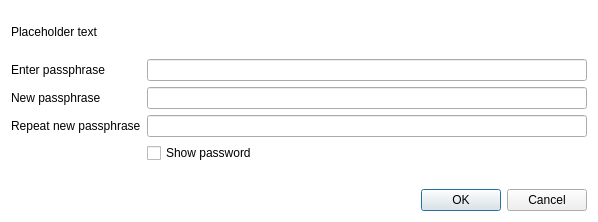
<?xml version="1.0" encoding="UTF-8"?>
<ui version="4.0">
 <class>AskPassphraseDialog</class>
 <widget class="QDialog" name="AskPassphraseDialog">
  <property name="geometry">
   <rect>
    <x>0</x>
    <y>0</y>
    <width>598</width>
    <height>222</height>
   </rect>
  </property>
  <property name="sizePolicy">
   <sizepolicy hsizetype="Preferred" vsizetype="Minimum">
    <horstretch>0</horstretch>
    <verstretch>0</verstretch>
   </sizepolicy>
  </property>
  <property name="minimumSize">
   <size>
    <width>550</width>
    <height>0</height>
   </size>
  </property>
  <property name="windowTitle">
   <string>Passphrase Dialog</string>
  </property>
  <property name="styleSheet">
   <string notr="true">QDialog {
 
	background-color: rgb(255, 255, 255);
}</string>
  </property>
  <layout class="QVBoxLayout" name="verticalLayout">
   <property name="sizeConstraint">
    <enum>QLayout::SetMinimumSize</enum>
   </property>
   <item>
    <widget class="QLabel" name="warningLabel">
     <property name="text">
      <string notr="true">Placeholder text</string>
     </property>
     <property name="textFormat">
      <enum>Qt::RichText</enum>
     </property>
     <property name="wordWrap">
      <bool>true</bool>
     </property>
    </widget>
   </item>
   <item>
    <layout class="QFormLayout" name="formLayout">
     <property name="sizeConstraint">
      <enum>QLayout::SetMinimumSize</enum>
     </property>
     <property name="fieldGrowthPolicy">
      <enum>QFormLayout::AllNonFixedFieldsGrow</enum>
     </property>
     <item row="0" column="0">
      <widget class="QLabel" name="passLabel1">
       <property name="text">
        <string>Enter passphrase</string>
       </property>
      </widget>
     </item>
     <item row="0" column="1">
      <widget class="QLineEdit" name="passEdit1">
       <property name="echoMode">
        <enum>QLineEdit::Password</enum>
       </property>
      </widget>
     </item>
     <item row="1" column="0">
      <widget class="QLabel" name="passLabel2">
       <property name="text">
        <string>New passphrase</string>
       </property>
      </widget>
     </item>
     <item row="1" column="1">
      <widget class="QLineEdit" name="passEdit2">
       <property name="echoMode">
        <enum>QLineEdit::Password</enum>
       </property>
      </widget>
     </item>
     <item row="2" column="0">
      <widget class="QLabel" name="passLabel3">
       <property name="text">
        <string>Repeat new passphrase</string>
       </property>
      </widget>
     </item>
     <item row="2" column="1">
      <widget class="QLineEdit" name="passEdit3">
       <property name="echoMode">
        <enum>QLineEdit::Password</enum>
       </property>
      </widget>
     </item>
     <item row="3" column="1">
      <widget class="QCheckBox" name="toggleShowPasswordButton">
       <property name="text">
        <string>Show password</string>
       </property>
      </widget>
     </item>
     <item row="4" column="1">
      <widget class="QLabel" name="capsLabel">
       <property name="font">
        <font>
         <weight>75</weight>
         <bold>true</bold>
        </font>
       </property>
       <property name="text">
        <string/>
       </property>
       <property name="alignment">
        <set>Qt::AlignCenter</set>
       </property>
      </widget>
     </item>
    </layout>
   </item>
   <item>
    <widget class="QDialogButtonBox" name="buttonBox">
     <property name="orientation">
      <enum>Qt::Horizontal</enum>
     </property>
     <property name="standardButtons">
      <set>QDialogButtonBox::Cancel|QDialogButtonBox::Ok</set>
     </property>
    </widget>
   </item>
  </layout>
 </widget>
 <resources/>
 <connections>
  <connection>
   <sender>buttonBox</sender>
   <signal>accepted()</signal>
   <receiver>AskPassphraseDialog</receiver>
   <slot>accept()</slot>
   <hints>
    <hint type="sourcelabel">
     <x>20</x>
     <y>20</y>
    </hint>
    <hint type="destinationlabel">
     <x>20</x>
     <y>20</y>
    </hint>
   </hints>
  </connection>
  <connection>
   <sender>buttonBox</sender>
   <signal>rejected()</signal>
   <receiver>AskPassphraseDialog</receiver>
   <slot>reject()</slot>
   <hints>
    <hint type="sourcelabel">
     <x>20</x>
     <y>20</y>
    </hint>
    <hint type="destinationlabel">
     <x>20</x>
     <y>20</y>
    </hint>
   </hints>
  </connection>
 </connections>
</ui>
